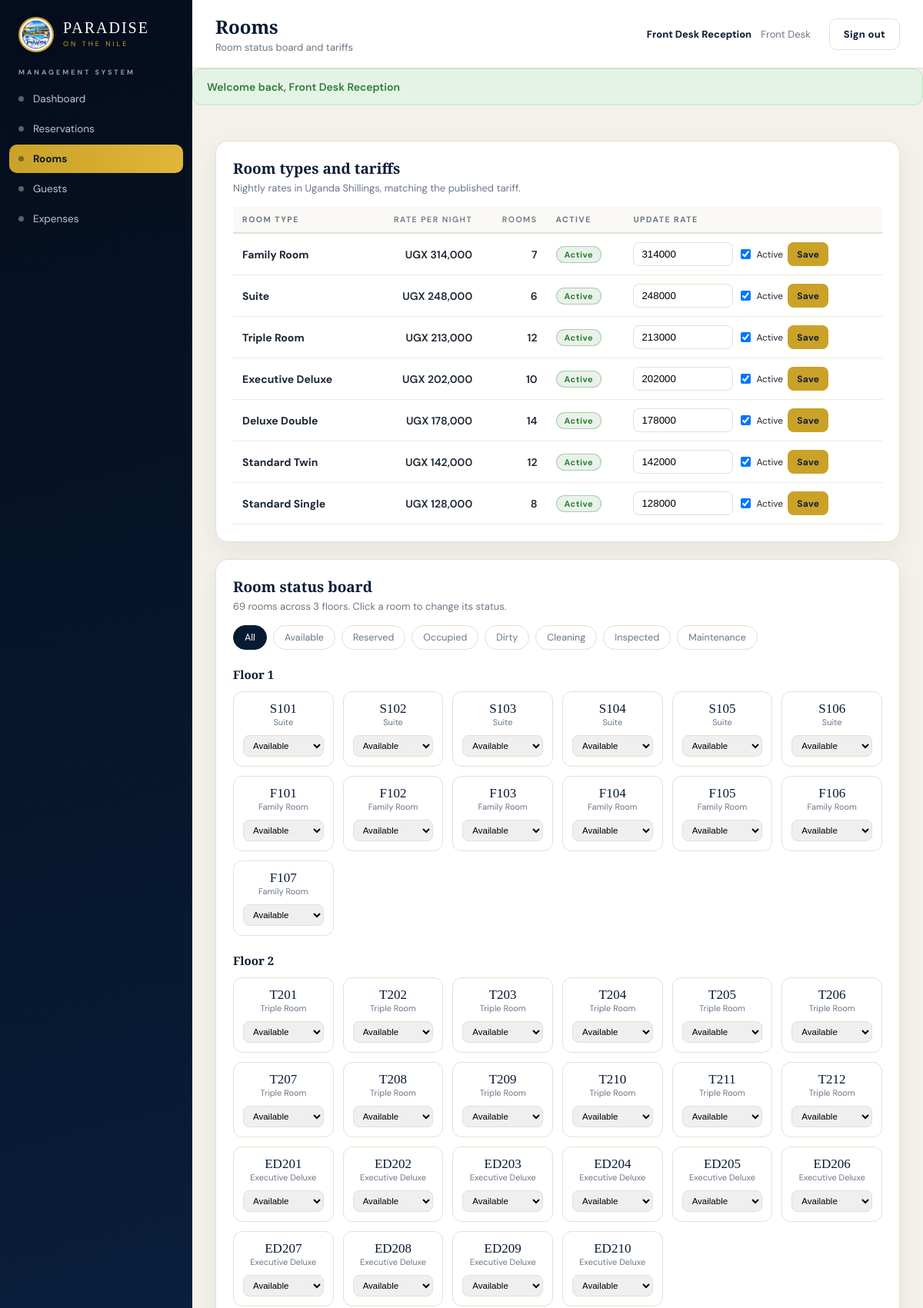
Screenshot of /backend-php/index.php?page=rooms (signed in, upper part) with the database file from the repository.
### tables this page shows
CREATE TABLE IF NOT EXISTS room_types (
 id BIGINT UNSIGNED AUTO_INCREMENT PRIMARY KEY,
 hotel_id BIGINT UNSIGNED NOT NULL,
 name VARCHAR(120) NOT NULL,
 description TEXT,
 max_guests INT NOT NULL DEFAULT 1,
 base_rate DECIMAL(14,2) NOT NULL,
 active BOOLEAN NOT NULL DEFAULT TRUE,
 FOREIGN KEY(hotel_id) REFERENCES hotels(id)
);

CREATE TABLE IF NOT EXISTS rooms (
 id BIGINT UNSIGNED AUTO_INCREMENT PRIMARY KEY,
 hotel_id BIGINT UNSIGNED NOT NULL,
 room_type_id BIGINT UNSIGNED NOT NULL,
 room_number VARCHAR(30) NOT NULL,
 floor VARCHAR(30),
 status ENUM('available','reserved','occupied','dirty','cleaning','inspected','maintenance','out_of_service') DEFAULT 'available',
 FOREIGN KEY(hotel_id) REFERENCES hotels(id),
 FOREIGN KEY(room_type_id) REFERENCES room_types(id),
 UNIQUE(hotel_id, room_number)
);

### backend-php/modules/rooms.php (the view, shortened to what this page needs)
<?php
$flt=$_GET['st']??'';
$types_all=rows('SELECT * FROM room_types ORDER BY base_rate DESC');
$whereAll=$flt?'AND status=?':'';
$all=rows("SELECT * FROM rooms $whereAll".($whereAll?' ORDER BY status,room_number':''),$flt?[$flt]:[]);
$floors=rows('SELECT DISTINCT floor FROM rooms ORDER BY floor');
echo '<div class="panel"><h2>Room types and tariffs</h2><p class="hint">Nightly rates in Uganda Shillings, matching the published tariff.</p>';
echo '<table class="tbl"><thead><tr><th>Room type</th><th class="num">Rate per night</th><th class="num">Rooms</th><th>Active</th><th>Update rate</th></tr></thead><tbody>';
foreach($types_all as $t){
 $cnt=val('SELECT COUNT(*) FROM rooms WHERE room_type_id=?',[$t['id']]);
 echo '<tr><td><b>'.e($t['name']).'</b></td><td class="num">'.money($t['base_rate']).'</td><td class="num">'.(int)$cnt.'</td><td>'.($t['active']?badge('Active','ok'):badge('Hidden','grey')).'</td>';
 echo '<td>'; form_open('rooms','rate',['type_id'=>$t['id']]);
 echo '<div style="display:flex;gap:6px"><input name="rate" type="number" value="'.(int)$t['base_rate'].'" style="width:130px;padding:7px 10px;border:1px solid var(--line);border-radius:8px">';
 echo '<label style="display:flex;align-items:center;gap:4px;font-size:12px"><input type="checkbox" name="active"'.($t['active']?' checked':'').'> Active</label>';
 echo '<button class="btn sm">Save</button></div>'; form_close(); echo '</td></tr>';
}
echo '</tbody></table></div>';
echo '<div class="panel"><h2>Room status board</h2><p class="hint">69 rooms across 3 floors. Click a room to change its status.</p>';
echo '<div class="rfilter">';
foreach([''=>'All','available'=>'Available','reserved'=>'Reserved','occupied'=>'Occupied','dirty'=>'Dirty','cleaning'=>'Cleaning','inspected'=>'Inspected','maintenance'=>'Maintenance'] as $k=>$v){
 echo '<a href="'.BASE.'/index.php?page=rooms'.($k?'&st='.$k:'').'"><button class="'.($flt===$k?'on':'').'">'.$v.'</button></a>';
}
echo '</div>';
foreach($floors as $f){
 echo '<h3 style="margin:22px 0 12px">'.e($f['floor']).'</h3><div class="roomGrid">';
 foreach($all as $r) if($r['floor']===$f['floor']){
  $tname=val('SELECT name FROM room_types WHERE id=?',[$r['room_type_id']]);
  echo '<div class="room '.e($r['status']).'"><div class="rno">'.e($r['room_number']).'</div><div class="rtype">'.e($tname).'</div>';
  echo '<form method="post" action="'.BASE.'/index.php?page=rooms&amp;act=status" style="margin-top:10px">';
  echo '<select name="status" onchange="this.form.submit()" style="width:100%;padding:6px 8px;border:1px solid var(--line);border-radius:8px;font-size:11.5px">';
  foreach(['available'=>'Available','dirty'=>'Dirty','cleaning'=>'Cleaning','inspected'=>'Inspected','maintenance'=>'Maintenance','out_of_service'=>'Out of service'] as $k2=>$v2)
   echo '<option value="'.$k2.'"'.checked($r['status'],$k2).'>'.$v2.'</option>';
  echo '</select></form></div>';
 }
 echo '</div>';
}
echo '</div>';

### backend-php/app/bootstrap.php (shortened to what this page needs)
<?php
function db(): PDO{
 static $pdo=null;
 if($pdo===null){
  $pdo=new PDO('mysql:host='.DB_HOST.';dbname='.DB_NAME.';charset=utf8mb4',DB_USER,DB_PASS,[
   PDO::ATTR_ERRMODE=>PDO::ERRMODE_EXCEPTION,
   PDO::ATTR_DEFAULT_FETCH_MODE=>PDO::FETCH_ASSOC
  ]);
 }
 return $pdo;
}
function q(string $sql,array $p=[]){ $st=db()->prepare($sql); $st->execute($p); return $st; }
function rows(string $sql,array $p=[]){ return q($sql,$p)->fetchAll(); }
function val(string $sql,array $p=[]){ $r=q($sql,$p)->fetchColumn(); return $r===false?null:$r; }
function e($v=null): string{ return htmlspecialchars((string)$v,ENT_QUOTES,'UTF-8'); }
function money($v): string{ return 'UGX '.number_format((float)$v,0); }
function badge(string $text,string $tone='grey'): string{
 $tones=['ok'=>'#2e7d32','warn'=>'#b26a00','bad'=>'#c62828','gold'=>'#C9A227','navy'=>'#1E3A5F','blue'=>'#0B5D78','grey'=>'#64748b'];
 $c=$tones[$tone]??$tones['grey'];
 return '<span class="badge" style="background:'.$c.'1a;color:'. $c.';border:1px solid '.$c.'55">'.e($text).'</span>';
}

### backend-php/assets/admin.css (style rules this page uses)
:root { --gold:#C9A227;--navy:#071A33;--navy2:#0f2850;--nile:#0B5D78;--ivory:#f6f3ea;--ink:#1c2733;--muted:#6b7686;--line:#e4e0d2;--bg:#f3f1ea }
* { box-sizing:border-box }
html,body { margin:0;padding:0 }
body { font-family:'DM Sans',system-ui,sans-serif;background:var(--bg);color:var(--ink);font-size:14px }
h1,h2,h3,h4 { font-family:'Playfair Display',serif;font-weight:600;margin:0 }
a { color:inherit;text-decoration:none }
button { font-family:inherit;cursor:pointer }
.panel { background:#fff;border:1px solid var(--line);border-radius:16px;padding:22px;margin-bottom:22px;box-shadow:0 10px 30px #071A3310 }
.panel h2 { font-size:19px;color:var(--navy);margin-bottom:4px }
.panel .hint { color:var(--muted);font-size:13px;margin:0 0 16px }
.panel h3 { font-size:15px;color:var(--navy);margin:18px 0 10px }
table.tbl { width:100%;border-collapse:collapse }
.tbl th { text-align:left;font-size:10.5px;letter-spacing:1.5px;color:var(--muted);text-transform:uppercase;padding:10px 12px;border-bottom:2px solid var(--line);background:#faf9f5 }
.tbl td { padding:11px 12px;border-bottom:1px solid #eeeae0;vertical-align:middle }
.tbl .num { text-align:right;font-weight:600 }
.badge { display:inline-block;padding:3px 10px;border-radius:999px;font-size:11px;font-weight:700;letter-spacing:.5px }
.btn,.btnGhost { display:inline-flex;align-items:center;gap:7px;background:var(--gold);color:#10213a;padding:11px 18px;border-radius:10px;font-weight:700;font-size:13px;border:0;letter-spacing:.3px }
.btn.sm,.btnGhost.sm { padding:6px 12px;font-size:12px;border-radius:8px }
.roomGrid { display:grid;grid-template-columns:repeat(auto-fill,minmax(120px,1fr));gap:12px }
.rfilter { display:flex;gap:8px;flex-wrap:wrap;margin-bottom:16px;align-items:center }
.rfilter button { border:1px solid var(--line);background:#fff;border-radius:999px;padding:7px 14px;font-size:12.5px;color:var(--muted) }
.rfilter button.on { background:var(--navy);color:#fff;border-color:var(--navy) }
.room { background:#fff;border:1px solid var(--line);border-radius:12px;padding:12px;text-align:center }
.room .rno { font-family:'Playfair Display';font-size:17px;color:var(--navy) }
.room .rtype { font-size:11px;color:var(--muted) }

### rows the page displays
room_types: name "Family Room", base_rate "UGX 314,000", cnt "7", rate "314000", active "☑"
room_types: name "Suite", base_rate "UGX 248,000", cnt "6", rate "248000", active "☑"
room_types: name "Triple Room", base_rate "UGX 213,000", cnt "12", rate "213000", active "☑"
room_types: name "Executive Deluxe", base_rate "UGX 202,000", cnt "10", rate "202000", active "☑"
room_types: name "Deluxe Double", base_rate "UGX 178,000", cnt "14", rate "178000", active "☑"
room_types: name "Standard Twin", base_rate "UGX 142,000", cnt "12", rate "142000", active "☑"
room_types: name "Standard Single", base_rate "UGX 128,000", cnt "8", rate "128000", active "☑"
rooms: room_number "S101", room_type.name "Suite"
rooms: room_number "S102", room_type.name "Suite"
rooms: room_number "S103", room_type.name "Suite"
rooms: room_number "S104", room_type.name "Suite"
rooms: room_number "S105", room_type.name "Suite"
rooms: room_number "S106", room_type.name "Suite"
rooms: room_number "F101", room_type.name "Family Room"
rooms: room_number "F102", room_type.name "Family Room"
rooms: room_number "F103", room_type.name "Family Room"
rooms: room_number "F104", room_type.name "Family Room"
rooms: room_number "F105", room_type.name "Family Room"
rooms: room_number "F106", room_type.name "Family Room"
rooms: room_number "F107", room_type.name "Family Room"
rooms: room_number "T201", room_type.name "Triple Room"
rooms: room_number "T202", room_type.name "Triple Room"
rooms: room_number "T203", room_type.name "Triple Room"
rooms: room_number "T204", room_type.name "Triple Room"
rooms: room_number "T205", room_type.name "Triple Room"
rooms: room_number "T206", room_type.name "Triple Room"
rooms: room_number "T207", room_type.name "Triple Room"
rooms: room_number "T208", room_type.name "Triple Room"
rooms: room_number "T209", room_type.name "Triple Room"
rooms: room_number "T210", room_type.name "Triple Room"
rooms: room_number "T211", room_type.name "Triple Room"
rooms: room_number "T212", room_type.name "Triple Room"
rooms: room_number "ED201", room_type.name "Executive Deluxe"
rooms: room_number "ED202", room_type.name "Executive Deluxe"
rooms: room_number "ED203", room_type.name "Executive Deluxe"
rooms: room_number "ED204", room_type.name "Executive Deluxe"
rooms: room_number "ED205", room_type.name "Executive Deluxe"
rooms: room_number "ED206", room_type.name "Executive Deluxe"
rooms: room_number "ED207", room_type.name "Executive Deluxe"
rooms: room_number "ED208", room_type.name "Executive Deluxe"
rooms: room_number "ED209", room_type.name "Executive Deluxe"
rooms: room_number "ED210", room_type.name "Executive Deluxe"

### other values shown
$lbl "Dashboard"
$lbl "Reservations"
$lbl "Rooms"
$lbl "Guests"
$lbl "Expenses"
$title "Rooms"
$sub "Room status board and tariffs"
$u['name'] "Front Desk Reception"
role_label(roles_of()[0]??'') "Front Desk"
$flash['msg'] "Welcome back, Front Desk Reception"
$v "All"
$v "Available"
$v "Reserved"
$v "Occupied"
$v "Dirty"
